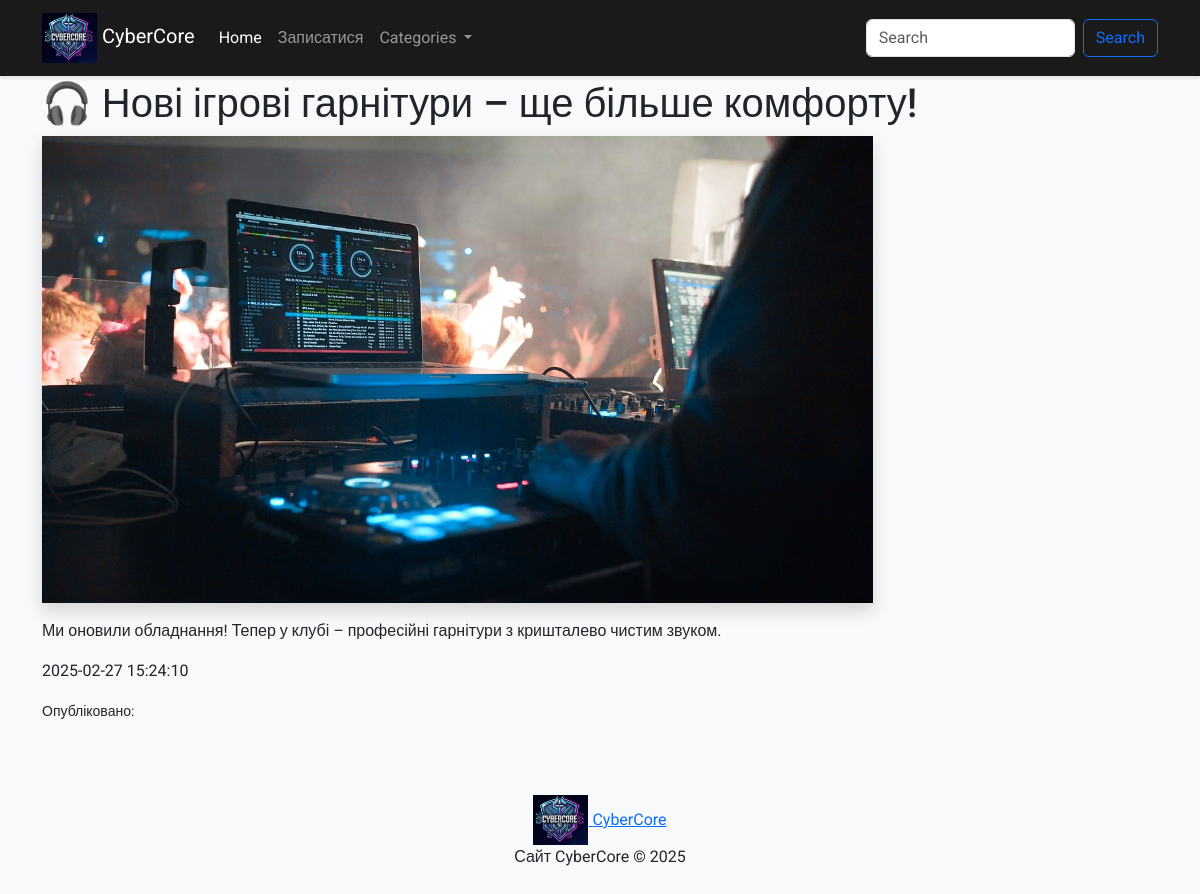
Page /articles/16 on the committed database.
### tables this page shows
CREATE TABLE articles (
    id INTEGER PRIMARY KEY AUTOINCREMENT,
    user_id INTEGER NOT NULL,
    category_id INTEGER NOT NULL,
    title TEXT NOT NULL,
    content TEXT NOT NULL,
    created_at TIMESTAMP DEFAULT CURRENT_TIMESTAMP, image TEXT,
    FOREIGN KEY (user_id) REFERENCES users(id) ON DELETE CASCADE,
    FOREIGN KEY (category_id) REFERENCES categories(id) ON DELETE SET NULL
);

### app.py (the view)
@app.route("/articles/<int:article_id>")
def article_page(article_id):
    categories = db.get_categories()
    article = db.get_article_by_id(article_id)
    return render_template("article.html", categories=categories, article=article)

### db_scripts.py (called while the page is built)
    def open_db(self):
        self.conn = sqlite3.connect(self.dbname)
        self.cursor = self.conn.cursor()

    def get_categories(self):
        self.open_db()
        self.cursor.execute('''SELECT * FROM categories''')
        data = self.cursor.fetchall()
        self.conn.close()
        return data

    def get_article_by_id(self, article_id):
        self.open_db()
        self.cursor.execute('''SELECT * FROM articles WHERE id = ?''', [article_id])
        data = self.cursor.fetchone()
        self.conn.close()
        return data

### templates/article.html (shortened to what this page needs)
{% extends 'base.html' %}
{% block content %}
<main class="container my-5">
    <h1 class="mt-5">{{ article[3] }}</h1>
    <div class="row">
        <div class="col-12 col-md-8 col-xl-9">
            {% if article[6] %}
                <img src="{{ url_for('static', filename='Photos/' + article[6]) }}" class="img-fluid shadow" alt="Зображення статті">
            {% endif %}
            <p class="mt-3">{{ article[4] }}</p>
            <p class="">{{ article[5] }}</p>
            <small>Опубліковано: {{ article[7] }}</small>
        </div>
        <div class="col-12 col-md-4 col-xl-3">
        </div>
    </div>
</main>
{% endblock content %}

### static/style.css (style rules this page uses)
body { font-family: 'Roboto', sans-serif; background-color: #f8f9fa; }
.shadow { box-shadow: 0 4px 8px rgba(0, 0, 0, 0.2); }

### rows in the picture
articles: title "🎧 Нові ігрові гарнітури – ще більше комфорту!", image (picture), content "Ми оновили обладнання! Тепер у клубі – професійні гарнітури з кришталево чистим звуком.", created_at "2025-02-27 15:24:10"
